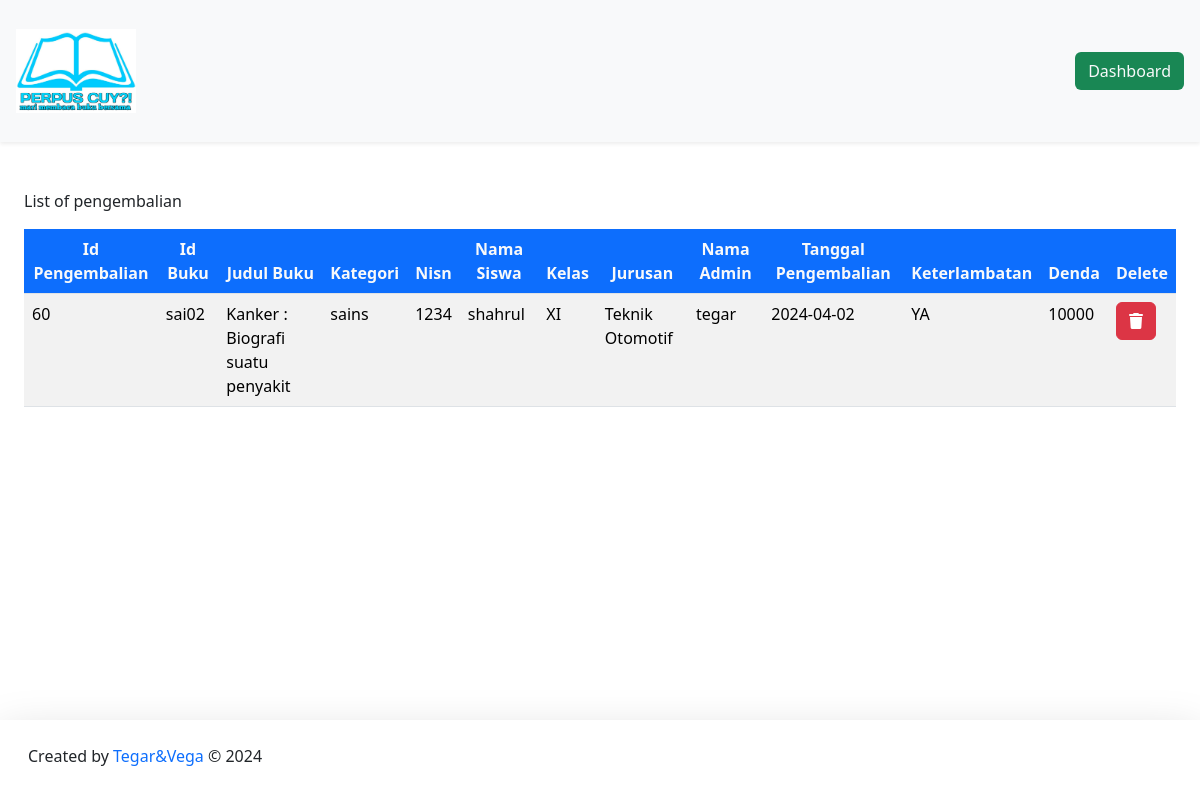
The page /DashboardAdmin/pengembalian/pengembalianBuku.php on the database as committed earlier.
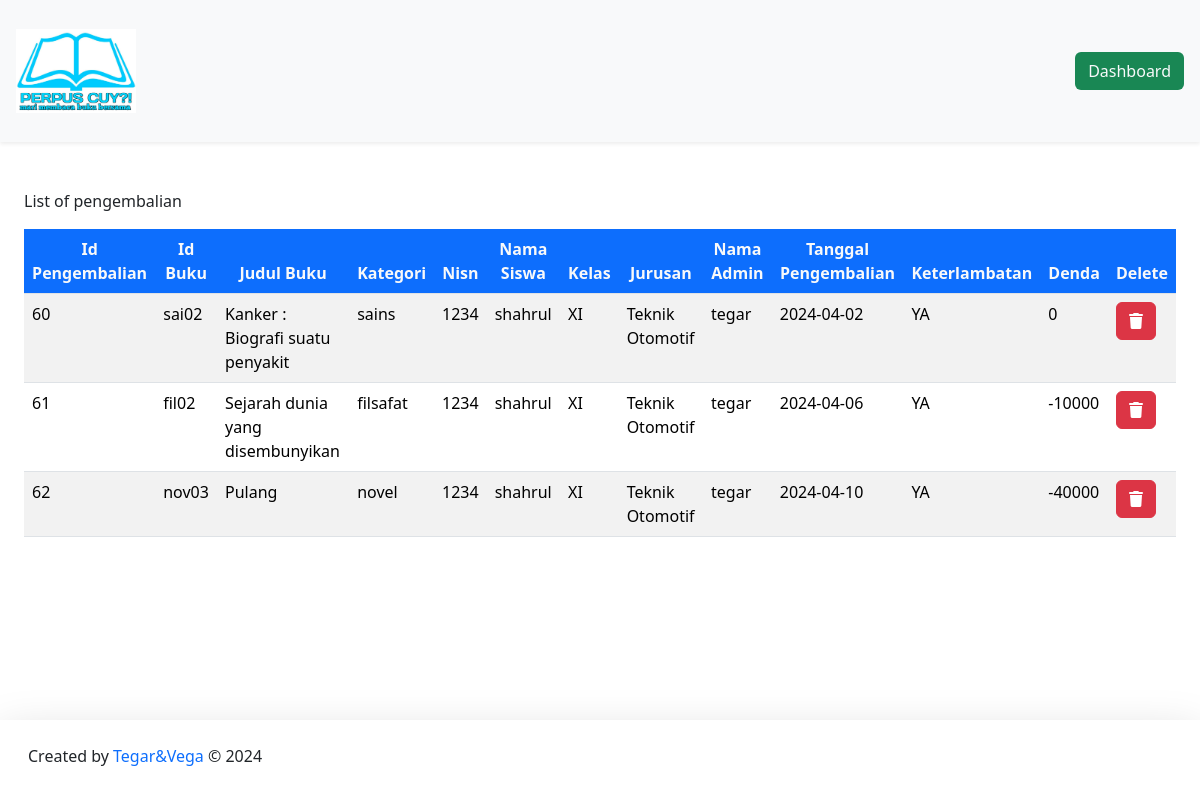
The same page on the database as committed later.
### tables this page shows
CREATE TABLE `pengembalian` (
  `id_pengembalian` int(11) NOT NULL,
  `id_peminjaman` int(11) NOT NULL,
  `id_buku` varchar(20) NOT NULL,
  `nisn` int(11) NOT NULL,
  `id_admin` int(11) NOT NULL,
  `buku_kembali` date NOT NULL,
  `keterlambatan` enum('YA','TIDAK') NOT NULL,
  `denda` int(15) NOT NULL
);

CREATE TABLE `buku` (
  `cover` varchar(255) NOT NULL,
  `id_buku` varchar(20) NOT NULL,
  `kategori` varchar(255) NOT NULL,
  `judul` varchar(255) NOT NULL,
  `pengarang` varchar(255) NOT NULL,
  `penerbit` varchar(255) NOT NULL,
  `tahun_terbit` date NOT NULL,
  `jumlah_halaman` int(11) NOT NULL,
  `buku_deskripsi` text NOT NULL
);

CREATE TABLE `member` (
  `nisn` int(11) NOT NULL,
  `kode_member` varchar(12) NOT NULL,
  `nama` varchar(255) NOT NULL,
  `password` varchar(255) NOT NULL,
  `jenis_kelamin` varchar(20) NOT NULL,
  `kelas` varchar(5) NOT NULL,
  `jurusan` varchar(50) NOT NULL,
  `no_tlp` varchar(15) NOT NULL,
  `tgl_pendaftaran` date NOT NULL
);

### config/config.php (called while the page is built, shortened)
<?php
$host = "127.0.0.1";
$username = "root";
$password = "";
$database_name = "perpustakaan";
$connection = mysqli_connect($host, $username, $password, $database_name);
function queryReadData($dataKategori) {
  global $connection;
  $result = mysqli_query($connection, $dataKategori);
  $items = [];
  while($item = mysqli_fetch_assoc($result)) {
    $items[] = $item;
  }
  return $items;
}
?>

### DashboardAdmin/pengembalian/pengembalianBuku.php (the view, shortened to what this page needs)
<?php
require "../../config/config.php";
$dataPeminjam = queryReadData("SELECT pengembalian.id_pengembalian, pengembalian.id_buku, buku.judul, buku.kategori, pengembalian.nisn, member.nama, member.kelas, member.jurusan, admin.nama_admin, pengembalian.buku_kembali, pengembalian.keterlambatan, pengembalian.denda
FROM pengembalian
INNER JOIN buku ON pengembalian.id_buku = buku.id_buku
INNER JOIN member ON pengembalian.nisn = member.nisn
INNER JOIN admin ON pengembalian.id_admin = admin.id")
?>
<!DOCTYPE html>
<html lang="en">
  <head>
    <link href="https://cdn.jsdelivr.net/npm/bootstrap@5.3.2/dist/css/bootstrap.min.css" rel="stylesheet">
  </head>
  <body>
    <nav class="navbar fixed-top bg-body-tertiary shadow-sm">
      <div class="container-fluid p-3">
        <a class="navbar-brand" href="#">
          <img src="../../assets/buku.jpg" alt="logo" width="120px">
        </a>
        <a class="btn btn-tertiary bg-success text-light" href="../dashboardAdmin.php">Dashboard</a>
      </div>
    </nav>
    <div class="p-4 mt-5">
      <div class="mt-5">
    <caption>List of pengembalian</caption>
      <div class="table-responsive mt-3">
    <table class="table table-striped table-hover">
     <thead class="text-center">
      <tr>
        <th class="bg-primary text-light">Id Pengembalian</th>
        <th class="bg-primary text-light">Id Buku</th>
        <th class="bg-primary text-light">Judul Buku</th>
        <th class="bg-primary text-light">Kategori</th>
        <th class="bg-primary text-light">Nisn</th>
        <th class="bg-primary text-light">Nama Siswa</th>
        <th class="bg-primary text-light">Kelas</th>
        <th class="bg-primary text-light">Jurusan</th>
        <th class="bg-primary text-light">Nama Admin</th>
        <th class="bg-primary text-light">Tanggal Pengembalian</th>
        <th class="bg-primary text-light">Keterlambatan</th>
        <th class="bg-primary text-light">Denda</th>
        <th class="bg-primary text-light">Delete</th>
      </tr>
    </thead>
        <?php foreach ($dataPeminjam as $item) : ?>
      <tr>
        <td><?= $item["id_pengembalian"]; ?></td>
        <td><?= $item["id_buku"]; ?></td>
        <td><?= $item["judul"]; ?></td>
        <td><?= $item["kategori"]; ?></td>
        <td><?= $item["nisn"]; ?></td>
        <td><?= $item["nama"]; ?></td>
        <td><?= $item["kelas"]; ?></td>
        <td><?= $item["jurusan"]; ?></td>
        <td><?= $item["nama_admin"]; ?></td>
        <td><?= $item["buku_kembali"]; ?></td>
        <td><?= $item["keterlambatan"]; ?></td>
        <td><?= $item["denda"]; ?></td>
        <td>
          <div class="action">
           <a href="deletePengembalian.php?id=<?= $item["id_pengembalian"]; ?>" class="btn btn-danger" onclick="return confirm('Yakin ingin menghapus data ?');"><i class="fa-solid fa-trash"></i></a>
           </div>
          </td>
      </tr>
        <?php endforeach; ?>
    </table>
  </div>
 </div>
</div>
  <footer class="fixed-bottom shadow-lg bg-subtle p-3">
      <div class="container-fluid d-flex justify-content-between">
      <p class="mt-2">Created by <span class="text-primary"> Tegar&Vega</span> © 2024</p>
      </div>
    </footer>
  </body>
</html>

### DashboardAdmin/pengembalian/pengembalianBuku.php (style rules this page uses)
body { padding-top: 69px; }

Rows that differ between the two databases and show on the page:
changed pengembalian "sai02": denda "10000" → "0"
added pengembalian: id_pengembalian "61", id_buku "fil02", id_buku.judul "Sejarah dunia yang disembunyikan", id_buku.kategori "filsafat", nisn "1234", nisn.nama "shahrul", nisn.kelas "XI", nisn.jurusan "Teknik Otomotif", id_admin.nama_admin "tegar", buku_kembali "2024-04-06", keterlambatan "YA", denda "-10000"
added pengembalian: id_pengembalian "62", id_buku "nov03", id_buku.judul "Pulang", id_buku.kategori "novel", nisn "1234", nisn.nama "shahrul", nisn.kelas "XI", nisn.jurusan "Teknik Otomotif", id_admin.nama_admin "tegar", buku_kembali "2024-04-10", keterlambatan "YA", denda "-40000"
